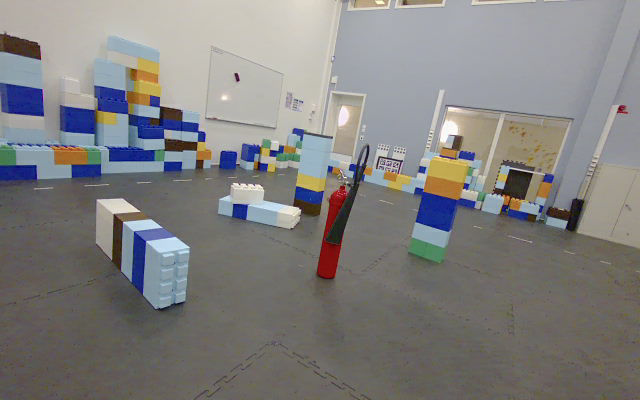
%> input picture segmentation/Project_2/raw/eval/camera_color_image_raw/camera_color_image_1727164678069045851.png, 640 x 400 px; its folder holds only this picture in this run
$ octave script.m   (GNU Octave 9; MATLAB toolbox functions it lacks are replaced by stand-ins)
%> lines starting %> are read from the running program, lines starting %| are printed output that depends on the picture; in (x1, y1, x2, y2) boxes, pixels count from 0 and x2, y2 are one past the last pixel; in counts of white or black regions, pixels touching at a corner belong together; the program's own positions count from 1
### segmentation/segment_extinguisher.m
function [cleaned_mask, depth_masked, eval_score] = segment_extinguisher(RGB, depth_img)
    % SEGMENT_EXTINGUISHER Performs
    % - HSV segmentation and
    % - Morphological cleaning
    % - Evaluates mask quality based on depth consistency

    % --- 1. HSV Segmentation ---
    HSV = rgb2hsv(RGB);
    H = HSV(:,:,1);
    S = HSV(:,:,2);
    V = HSV(:,:,3);

    % Threshold for the red color of the fire extinguisher
    hue_mask = (H <= 0.02) | (H >= 0.94);
    sat_mask = (S >= 0.40);
    val_mask = (V >= 0.20);

    raw_mask = hue_mask & sat_mask & val_mask;

    % --- 2. Morphological post-processing ---
    se_close = strel('disk', 7);
    closed_mask = imclose(raw_mask, se_close);

    filled_mask = imfill(closed_mask, 'holes');

    se_open = strel('disk', 3);
    cleaned_mask = imopen(filled_mask, se_open);

    % Noise Reduction
    cleaned_mask = bwareafilt(cleaned_mask, [500, Inf]);

    % --- 3. Application to the Depth Map ---
    if size(cleaned_mask, 1) ~= size(depth_img, 1) || size(cleaned_mask, 2) ~= size(depth_img, 2)
        mask_resized = imresize(cleaned_mask, [size(depth_img, 1), size(depth_img, 2)], 'nearest');
    else
        mask_resized = cleaned_mask;
    end

    depth_masked = depth_img;
    if ndims(depth_img) == 3
        depth_masked(repmat(~mask_resized, [1, 1, size(depth_img, 3)])) = 0;
    else
        depth_masked(~mask_resized) = 0;
    end

    % --- 4. Mask Evaluation (3D Consistency / Depth Variability) ---
    valid_depth_values = double(depth_img(mask_resized & (depth_img > 0)));

    if isempty(valid_depth_values)
        % if empty mask
        eval_score = 0;
    else
        % Calculating the standard deviation of the depth values in the masked region
        std_depth = std(valid_depth_values);
        mean_depth = mean(valid_depth_values);

        % Coefficient of variation (the smaller it is, the more homogeneous the object is)
        cv = std_depth / (mean_depth + eps);

        % Conversion to a score expressed as a percentage (normalized)
        % A CV <= 0.05 (5% variation) results in a score close to 100%
        eval_score = max(0, min(100, (1 - cv / 0.20) * 100));
    end
end

### segmentation/script.m
clear; clc; close all; tic;

%% 1. Defining Input and Output Folders
rgb_dir = fullfile('Project_2', 'raw', 'eval', 'camera_color_image_raw');
depth_dir = fullfile('Project_2', 'raw', 'eval', 'camera_depth_image_raw');

mask_out_dir = 'binary_masks';
applied_out_dir = 'depth_masked';

if ~exist(mask_out_dir, 'dir'), mkdir(mask_out_dir); end
if ~exist(applied_out_dir, 'dir'), mkdir(applied_out_dir); end

%% 2. File Uploading and Time Synchronization
rgb_files = dir(fullfile(rgb_dir, 'camera_color_image_*.png'));
depth_files = dir(fullfile(depth_dir, 'camera_depth_image_*.png'));

if isempty(rgb_files) || isempty(depth_files)
    error('Aucune image trouvée dans les dossiers spécifiés.');
end

% Extracting Timestamps
rgb_timestamps = zeros(length(rgb_files), 1);
for k = 1:length(rgb_files)
    tokens = regexp(rgb_files(k).name, 'camera_color_image_(\d+)\.png', 'tokens');
    if ~isempty(tokens)
        rgb_timestamps(k) = str2double(tokens{1}{1});
    end
end

depth_timestamps = zeros(length(depth_files), 1);
for k = 1:length(depth_files)
    tokens = regexp(depth_files(k).name, 'camera_depth_image_(\d+)\.png', 'tokens');
    if ~isempty(tokens)
        depth_timestamps(k) = str2double(tokens{1}{1});
    end
end

num_images = length(rgb_files);

%% 3. Initializing the summary table
summary_table = table('Size', [num_images 3], ...
    'VariableTypes', {'string', 'string', 'double'}, ...
    'VariableNames', {'nom_de_l_image_rgb', 'mask_clean_associe', 'evaluation_score_pct'});

%% 4. Processing Loop
for i = 1:num_images
    rgb_filename = rgb_files(i).name;
    RGB = imread(fullfile(rgb_dir, rgb_filename));
%> RGB is the input picture: size 400x640x3 uint8; mean R, G, B 129.5, 128.2, 127

    % Temporal Association of Depth
    current_ts = rgb_timestamps(i);
    [~, idx_closest] = min(abs(depth_timestamps - current_ts));
    depth_filename = depth_files(idx_closest).name;
    depth_img = imread(fullfile(depth_dir, depth_filename));
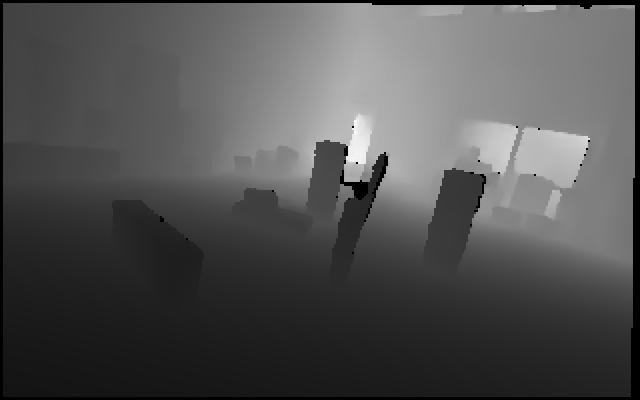
%> input picture segmentation/Project_2/raw/eval/camera_depth_image_raw/camera_depth_image_1727164678064983608.png, 640 x 400 px
%> depth_img is the input picture: size 400x640 uint16; min 0, max 12366, mean 3995.5

    % Call to the segmentation and evaluation function
    [cleaned_mask, depth_masked, eval_score] = segment_extinguisher(RGB, depth_img);
%> in segment_extinguisher, `HSV = rgb2hsv(RGB);`: HSV: size 400x640x3 double; mean H, S, V 0.308, 0.143, 0.541
%> in segment_extinguisher, `H = HSV(:,:,1);`:
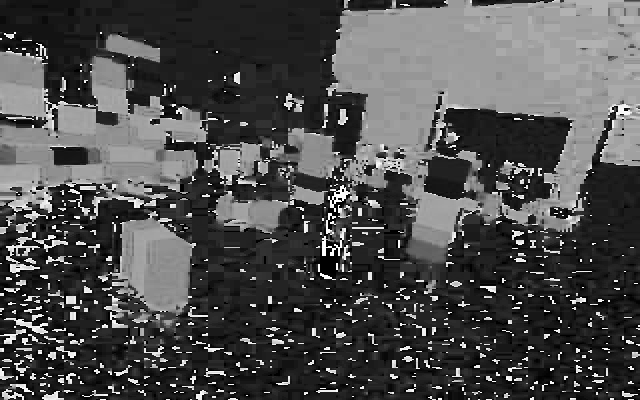
%> H: size 400x640 double; min 0, max 0.999, mean 0.308
%> in segment_extinguisher, `S = HSV(:,:,2);`:
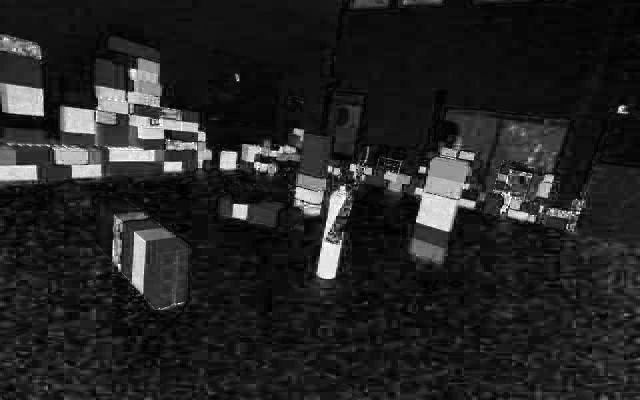
%> S: size 400x640 double; min 0, max 1, mean 0.143
%> in segment_extinguisher, `V = HSV(:,:,3);`:
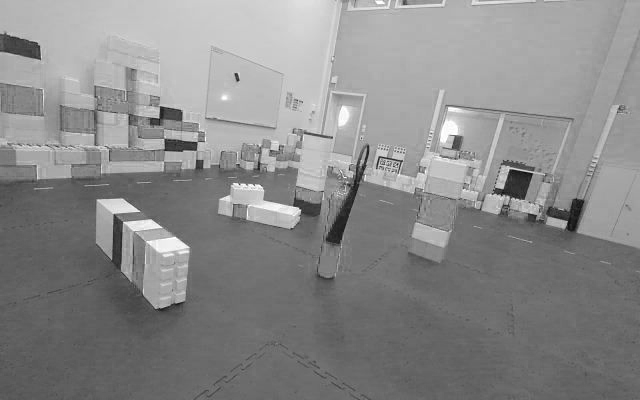
%> V: size 400x640 double; min 0.0471, max 1, mean 0.541
%> in segment_extinguisher, `hue_mask = (H <= 0.02) | (H >= 0.94);`:
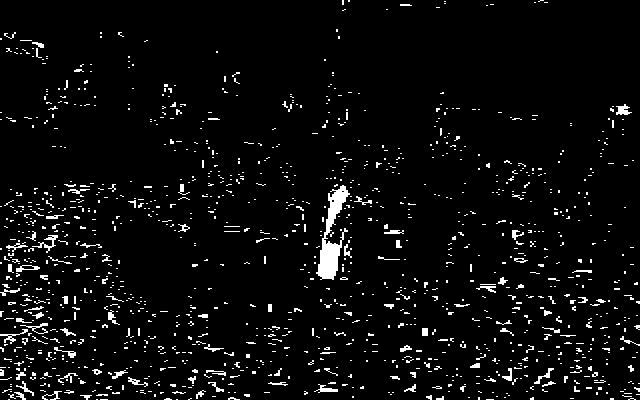
%> hue_mask: size 400x640 logical; 4.6% white in thin lines or dots
%> in segment_extinguisher, `sat_mask = (S >= 0.40);`: sat_mask: size 400x640 logical; 7.8% white; 127 white regions (90 under 20 px), largest, box (x1, y1, x2, y2) and area: (60, 59, 212, 168) 4544, (414, 138, 476, 232) 2995, (316, 184, 352, 279) 1354
%> in segment_extinguisher, `val_mask = (V >= 0.20);`:
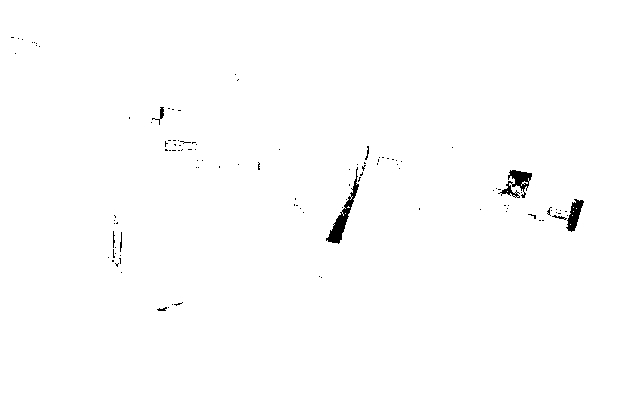
%> val_mask: size 400x640 logical; 99.3% white; 113 black regions (104 under 20 px), largest, box (x1, y1, x2, y2) and area: (326, 167, 359, 244) 546, (498, 170, 532, 198) 408, (566, 199, 584, 232) 298
%> in segment_extinguisher, `raw_mask = hue_mask & sat_mask & val_mask;`: raw_mask: size 400x640 logical; 0.51% white; 34 white regions (32 under 20 px), largest, box (x1, y1, x2, y2) and area: (316, 186, 348, 279) 1157, (617, 106, 628, 114) 48
%> in segment_extinguisher, `closed_mask = imclose(raw_mask, se_close);`: closed_mask: size 400x640 logical; 0.6% white; 21 white regions (16 under 20 px), largest, box (x1, y1, x2, y2) and area: (316, 186, 350, 279) 1340, (617, 106, 628, 114) 61, (32, 46, 41, 58) 36, (554, 209, 562, 215) 31, (114, 217, 121, 228) 30
%> in segment_extinguisher, `cleaned_mask = imopen(filled_mask, se_open);`:
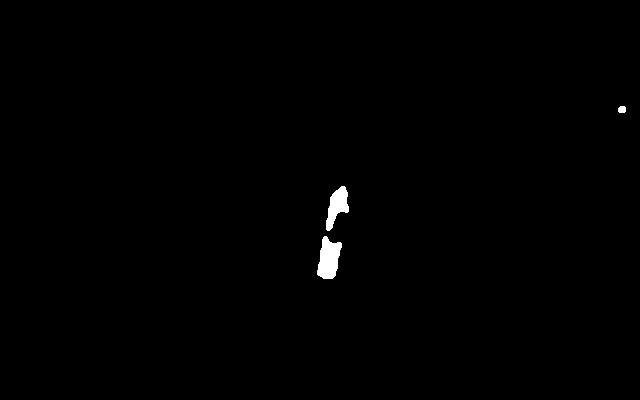
%> cleaned_mask: size 400x640 logical; 0.52% white; 3 white regions, box (x1, y1, x2, y2) and area: (317, 236, 342, 279) 727, (326, 186, 349, 231) 556, (618, 106, 626, 113) 50
%> in segment_extinguisher, `cleaned_mask = bwareafilt(cleaned_mask, [500, Inf]);`: cleaned_mask: size 400x640 logical; 0.5% white; 2 white regions, box (x1, y1, x2, y2) and area: (317, 236, 342, 279) 727, (326, 186, 349, 231) 556
%> in segment_extinguisher, `valid_depth_values = double(depth_img(mask_resized & (depth_img > 0)));`: valid_depth_values = 1279 values, max 6053 at index 1102, min 2040 at index 1100, mean 3218.3
%> in segment_extinguisher, `std_depth = std(valid_depth_values);`: std_depth = 1111.5
%> in segment_extinguisher, `mean_depth = mean(valid_depth_values);`: mean_depth = 3218.3
%> in segment_extinguisher, `cv = std_depth / (mean_depth + eps);`: cv = 0.345
%> in segment_extinguisher, `eval_score = max(0, min(100, (1 - cv / 0.20) * 100));`: eval_score = 0
%> eval_score = 0

    % Backup File Names
    mask_name = ['mask_' rgb_filename];
    depth_masked_name = ['depth_masked_' rgb_filename];

    % Saving Results
    imwrite(cleaned_mask, fullfile(mask_out_dir, mask_name));
    imwrite(depth_masked, fullfile(applied_out_dir, depth_masked_name));

    % Filling in the table
%> (the run ends here)
